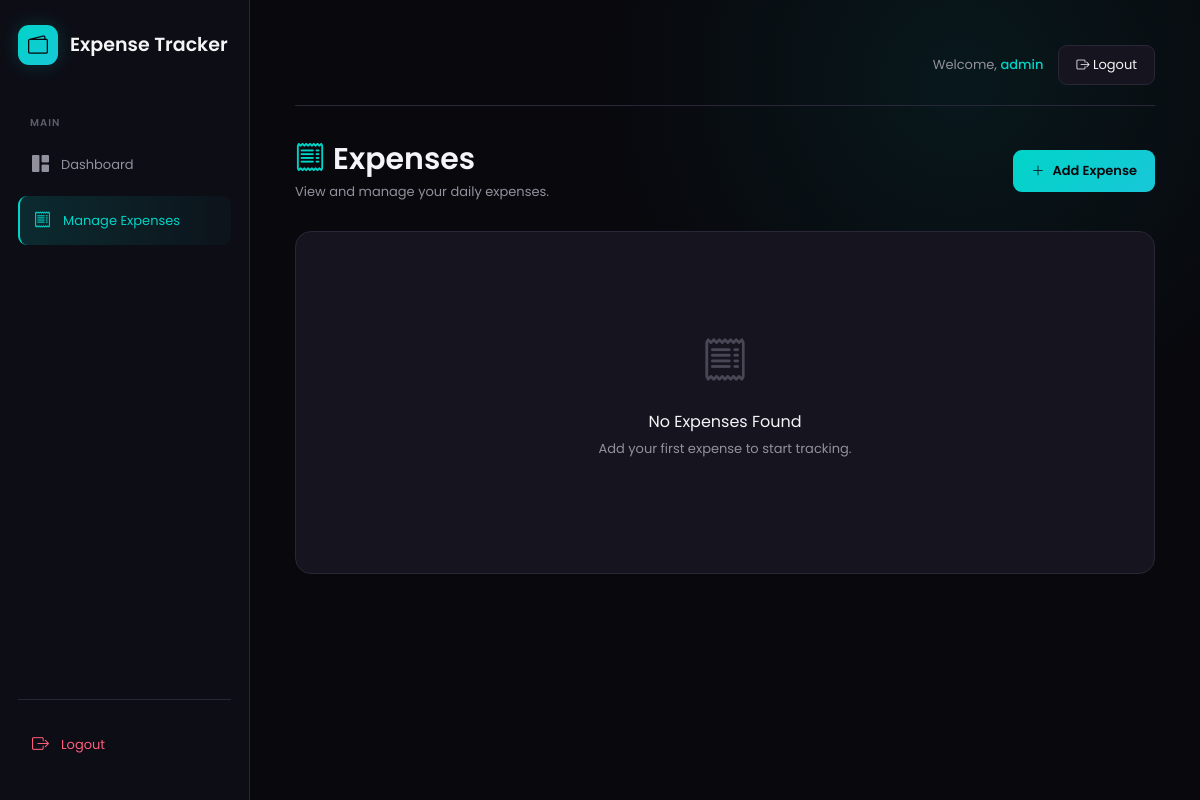
Before: /expenses/ (signed in) with the older database file.
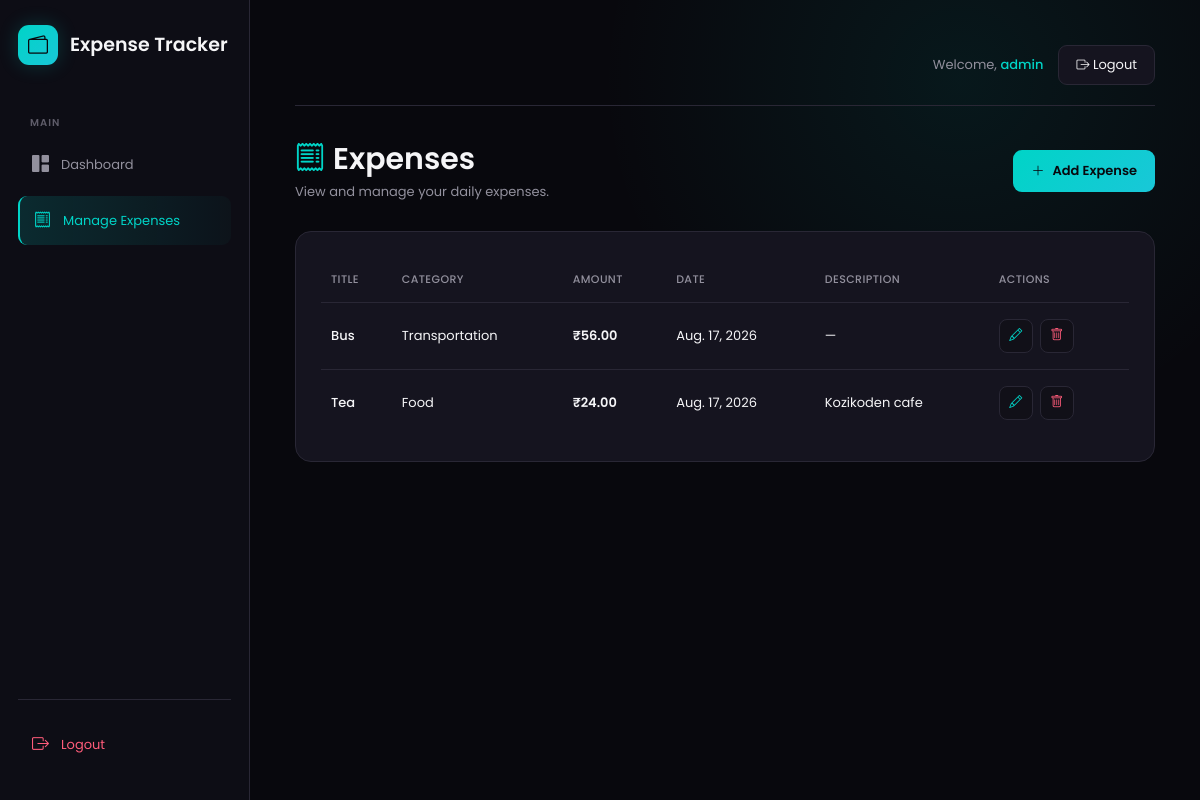
After: the same page with the newer database file.
### accounts/models.py (models this page shows, shortened)
class CustomUser(AbstractUser):
    email = models.EmailField(unique=True)

### expenses/models.py (models this page shows, shortened)
class Expense(models.Model):
    title = models.CharField(max_length=200)
    amount = models.DecimalField(max_digits=10, decimal_places=2)
    category = models.ForeignKey(Category, on_delete=models.CASCADE)
    user = models.ForeignKey(settings.AUTH_USER_MODEL, on_delete=models.CASCADE)
    expense_date = models.DateField()
    description = models.TextField(blank=True)
    created_at = models.DateTimeField(auto_now_add=True)
    updated_at = models.DateTimeField(auto_now=True)

class Category(models.Model):
    name = models.CharField(max_length=100, unique=True)
    description = models.TextField(blank=True)
    created_at = models.DateTimeField(auto_now_add=True)

### expenses/views.py (the view)
# urls.py: path('expenses/', views.expense_list, name='expense_list'),
@login_required(login_url='login')
def expense_list(request):
    expenses = Expense.objects.filter(user=request.user).select_related('category').order_by('-created_at')
    return render(request,'expense/expense_list.html',{'expenses': expenses})

### templates/expense/expense_list.html (shortened to what this page needs)
<!DOCTYPE html>
<html lang="en">
<head>
    <link
        href="https://cdn.jsdelivr.net/npm/bootstrap@5.3.8/dist/css/bootstrap.min.css"
        rel="stylesheet">
    <link
        rel="stylesheet"
        href="https://cdn.jsdelivr.net/npm/bootstrap-icons@1.13.1/font/bootstrap-icons.min.css">
</head>
<body>
<div class="app">
    <aside class="sidebar">
        <a href="{% url 'dashboard' %}"
           class="logo">
            <div class="logo-icon">
                <i class="bi bi-wallet2"></i>
            </div>
            <span>
                Expense Tracker
            </span>
        </a>
        <div class="menu-title">
            MAIN
        </div>
        <a href="{% url 'dashboard' %}"
           class="side-link">
            <i class="bi bi-grid-1x2-fill"></i>
            <span>
                Dashboard
            </span>
        </a>
        <a href="{% url 'expense_list' %}"
           class="side-link active">
            <i class="bi bi-receipt"></i>
            <span>
                Manage Expenses
            </span>
        </a>
        <div class="sidebar-bottom">
            <a href="{% url 'logout' %}"
               class="side-link logout-link">
                <i class="bi bi-box-arrow-right"></i>
                <span>
                    Logout
                </span>
            </a>
        </div>
    </aside>
    <main class="main">
        <div class="topbar">
            <div class="welcome">
                Welcome,
                <span class="username">
                    {{ request.user.username }}
                </span>
            </div>
            <a href="{% url 'logout' %}"
               class="logout-btn">
                <i class="bi bi-box-arrow-right"></i>
                Logout
            </a>
        </div>
        <div class="page-header">
            <div>
                <h1 class="page-title">
                    <i class="bi bi-receipt"
                       style="color: var(--teal);">
                    </i>
                    Expenses
                </h1>
                <p class="page-subtitle">
                    View and manage your daily expenses.
                </p>
            </div>
            <a href="{% url 'expense_create' %}"
               class="btn-add">
                <i class="bi bi-plus-lg"></i>
                Add Expense
            </a>
        </div>
        <div class="expense-card">
            {% if expenses %}
            <div class="table-responsive">
                <table class="table align-middle">
                    <thead>
                        <tr>
                            <th>
                                Title
                            </th>
                            <th>
                                Category
                            </th>
                            <th>
                                Amount
                            </th>
                            <th>
                                Date
                            </th>
                            <th>
                                Description
                            </th>
                            <th>
                                Actions
                            </th>
                        </tr>
                    </thead>
                    <tbody>
                        {% for expense in expenses %}
                        <tr>
                            <td class="expense-title">
                                {{ expense.title }}
                            </td>
                            <td class="category">
                                {{ expense.category.name }}
                            </td>
                            <td class="amount">
                                ₹{{ expense.amount }}
                            </td>
                            <td class="date">
                                {{ expense.expense_date }}
                            </td>
                            <td class="description">
                                {{ expense.description|default:"—" }}
                            </td>
                            <td>
                                <div class="actions">
                                    <a href="{% url 'expense_update' expense.id %}"
                                       class="action-btn edit-btn"
                                       title="Edit">
                                        <i class="bi bi-pencil"></i>
                                    </a>
                                    <a href="{% url 'expense_delete' expense.id %}"
                                       class="action-btn delete-btn"
                                       title="Delete">
                                        <i class="bi bi-trash"></i>
                                    </a>
                                </div>
                            </td>
                        </tr>
                        {% endfor %}
                    </tbody>
                </table>
            </div>
            {% else %}
            <div class="empty">
                <i class="bi bi-receipt"></i>
                <div class="empty-title">
                    No Expenses Found
                </div>
                <div>
                    Add your first expense to start tracking.
                </div>
                <br>
            </div>
            {% endif %}
        </div>
    </main>
</div>
</body>
</html>

Changed rows visible on the page:
added Expense: title "Bus", category.name "Transportation", amount "56.00", expense_date "Aug. 17, 2026", description "—"
added Expense: title "Tea", category.name "Food", amount "24.00", expense_date "Aug. 17, 2026", description "Kozikoden cafe"
Other visible differences:
text no longer shown: "No Expenses Found Add your first expense to start tracking."
text now shown: "TITLE CATEGORY AMOUNT DATE DESCRIPTION ACTIONS"
